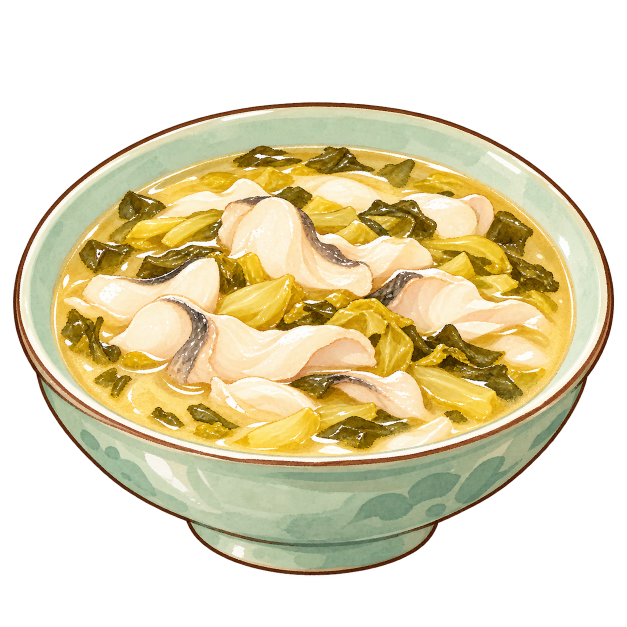
#> input picture 新建文件夹/酸菜鱼.png, 1254 x 1254 px (shown at 1/2 size)
$ python trace_d20.py '../新建文件夹/酸菜鱼.png'   (older library calls are emulated)
#> lines starting #> are read from the running program, lines starting #| are printed output that depends on the picture
### WhiteModel/trace_common.py
"""Shared tools for tracing a dish's art into its model (勾勒), used by trace_d10.py and trace_d18.py (trace_d06.py and
trace_d23.py came first and carry their own): the art's camera, the dish's surface under the food, cutting the art
into pieces, their colours, and each piece as a surface over its outline in the art, so that from the art's camera
it covers exactly what the art paints, its 3D shape a rounded mound (lying) or a rounded lens (standing).
"""
import heapq
import json
import math
import os
import subprocess
import tempfile

import cv2
import numpy as np
from PIL import Image, ImageDraw, ImageFont

HERE = os.path.dirname(os.path.abspath(__file__))
u8 = lambda m: m.astype(np.uint8)
disk = lambda r: cv2.getStructuringElement(cv2.MORPH_ELLIPSE, (2 * r + 1, 2 * r + 1))


# [5 lines left out: function fill_holes, not called in this run]


def largest(m):
    n, cc, st, _ = cv2.connectedComponentsWithStats(u8(m))
    return cc == 1 + np.argmax(st[1:, cv2.CC_STAT_AREA]) if n > 1 else m.astype(bool)


class Camera:
    """The art as an orthographic view from straight in front, `el` degrees up, k px a metre, the world's origin
    at the art pixel (u0, v0): X = u0 + k·x, Y = v0 - k·(y·sin el + z·cos el)."""

    def __init__(self, el, k, u0, v0):
        self.el, self.k, self.u0, self.v0 = el, k, u0, v0
        self.se, self.ce = math.sin(math.radians(el)), math.cos(math.radians(el))
        self.toward = np.array([0.0, -self.ce, self.se])        # from the food towards the camera
        self.away = -self.toward

    def project(self, x, y, z):
        return (self.u0 + self.k * np.asarray(x),
                self.v0 - self.k * (np.asarray(y) * self.se + np.asarray(z) * self.ce))

    # [5 lines left out: function on_ray, not called in this run]

    def depth(self, P):
        P = np.asarray(P)
        return P[..., 1] * self.ce - P[..., 2] * self.se

    # [28 lines left out: functions plane_depth, backproject, not called in this run]


class Grid:
    """Heights over a world grid (x, y), step metres apart, sampled bilinearly."""

    def __init__(self, z, x0, y0, step):
        self.z, self.x0, self.y0, self.step = z, x0, y0, step

    # [9 lines left out: function __call__, not called in this run]

    def xy(self):
        n_y, n_x = self.z.shape
        return np.meshgrid(self.x0 + np.arange(n_x) * self.step, self.y0 + np.arange(n_y) * self.step)

    # [37 lines left out: function top_of, not called in this run]


def dish_mesh(build, blender='E:/blender.exe'):
    """The dish the food lies on (its plate or bowl and its sauce), built by Blender from `build`: python making the
    Part `p` with food_models' helpers. Its vertices and triangles."""
    fd, path = tempfile.mkstemp(prefix='trace_dish_', suffix='.json')   # its own file: traces may run side by side
    os.close(fd)
    script = '\n'.join([
        'import sys, json, bmesh',
        'sys.path.insert(0, %r)' % HERE,
        'from food_models.core import *',
        'from food_models.plates import *',
        'p = Part()',
        build,
        'bm = p.bm',
        'bmesh.ops.triangulate(bm, faces=bm.faces[:])',
        'bm.verts.index_update()',
        "json.dump({'V': [list(v.co) for v in bm.verts], 'T': [[v.index for v in f.verts] for f in bm.faces]},"
        ' open(%r, "w"))' % path])
    subprocess.run([blender, '-b', '--factory-startup', '--python-expr', script], check=True,
                   stdout=subprocess.DEVNULL, stderr=subprocess.DEVNULL)
    with open(path) as fh:
        d = json.load(fh)
    os.remove(path)
    return np.array(d['V']), np.array(d['T'])


# ------------------------------------------------------------------ cutting the art into pieces

# [589 lines left out: functions flood, seeded_pieces, split, grow, posterize, paint_channels and 17 more, not called in this run]

### WhiteModel/trace_d20.py
"""Traces 酸菜鱼's art (新建文件夹/酸菜鱼.png) for D20, and with --spicy its 辣味版's (酸菜鱼（辣味版）.png) for D20_spicy,
so that what floats in the broth is modelled 1:1 (勾勒): writes food_models/traced_D20.json (traced_D20_spicy.json)
and the colours of its pieces (…_paint.npz), which bowls.suancai_yu builds the food from, and a tracing sheet.

    python WhiteModel/trace_d20.py [--spicy] [--sheet <out.png>]

1. The art's camera: fitted so that the dish suancai_yu built before covered the art's silhouette best (IoU 0.984,
   the spicy one 0.986). The bowl and the flat broth in it are built by Blender with suancai_yu's own round_bowl;
   the broth as the art sees it, inside the bowl's lip, is where the food is.
2. The pieces, in two steps (pieces_of): first what each pixel is, a flood of the broth from seeds where the art is
   plainly broth, fish (its grey skin too), dark leaf or pale cabbage, and from the strokes; then each kind cut into
   its pieces, a flood of its own pixels from the strokes along each slice of fish and each pale piece of cabbage
   (FISH, PALE, read off the art by eye), the dark leaves each a patch of their own, (spicy) the chilli each red
   patch at a CHILI point, its seeds filled in. Nothing floats in a band along the bowl's lip (RIM); the broth's
   pale light near the lip is broth. Each piece's outline follows the art's.
3. Their colours, as a painter would block them in (posterize): the fish's grey skin along one edge, painted on,
   and the warm folds of its flesh tinted in; the dark leaves' lighter veins; the pale cabbage's deeper yellow;
   (spicy) the chilli's seeds and the drops of red oil on the fish and the cabbage.
4. Each piece a surface floating on the broth over its outline, so that from the art's camera it covers exactly
   what the art paints: the fish plump and rippled with the art's shading, the cabbage thinner, the leaves thin;
   (spicy) the chilli lying on the fish and the cabbage, a ring's red wall high round its seeds, and the drops of red
   oil on the bare broth, each a thin round pool.
"""
import json
import os
import sys

import cv2
import numpy as np
from PIL import Image

from trace_common import (Camera, contour_points, dish_mesh, disk, fill_holes, flood, largest, neighbours,
                          outline_mesh, over, paint_channels, posterize, profile, raster, shading_band, smooth_inner,
                          tracing_sheet, u8)

HERE = os.path.dirname(os.path.abspath(__file__))
SPICY = '--spicy' in sys.argv
KEY = 'D20_spicy' if SPICY else 'D20'
ART = os.path.join(HERE, '..', '新建文件夹', '酸菜鱼（辣味版）.png' if SPICY else '酸菜鱼.png')
OUT = os.path.join(HERE, 'food_models', f'traced_{KEY}.json')
PAINT = os.path.join(HERE, 'food_models', f'traced_{KEY}_paint.npz')

# (1) the camera, and the bowl as suancai_yu builds it (its broth at fill_z)
if SPICY:
    CAM = Camera(34.18, 7097.1, 623.6, 1002.1)
    BOWL = ("round_bowl(tmp, rim_r=0.085, h=0.08, foot_r=0.035, foot_h=0.014, fill_z=0.072, fill='SpicyBroth', n=48, "
            "light=True, flare=(30, 78, 0.4), t=0.007)")
else:
    CAM = Camera(36.94, 6967.2, 623.6, 1007.8)
    BOWL = ("round_bowl(tmp, rim_r=0.085, h=0.082, foot_r=0.036, foot_h=0.013, fill_z=0.073, fill='SourBroth', n=48, "
            "light=True, flare=(30, 78, 0.4), t=0.007)")

# (2) strokes along each piece the art paints (art pixels), read off the art by eye
if SPICY:
    FISH = {
        'F1': [(500, 335), (580, 345)], 'F2': [(770, 360), (860, 385)],
        'F3': [(660, 430), (760, 450), (880, 480)], 'F4': [(180, 440), (290, 450)],
        'F5': [(330, 520), (430, 560), (520, 640)], 'F6': [(120, 545), (190, 570)],
        'F7': [(860, 540), (980, 560)], 'F8': [(780, 620), (900, 650), (1020, 680)],
        'F9': [(500, 780), (600, 800), (720, 790)], 'F10': [(610, 395), (660, 410)],
    }
    PALE = {
        'S1': [(320, 445), (470, 448)], 'S2': [(585, 420), (650, 485)], 'S3': [(520, 495), (600, 512), (700, 532)],
        'S4': [(720, 550), (770, 570)], 'S5': [(600, 570), (665, 610)], 'S6': [(860, 420), (950, 450)],
        'S7': [(1015, 500), (1110, 535)], 'S8': [(850, 750), (935, 770)], 'S9': [(610, 700), (695, 730)],
        'S10': [(1045, 585), (1130, 600)],
    }
    # the chilli: rings cut across it (C, their seeds in the middle) and pieces (K), each the red patch here
    CHILI = {'C1': (497, 462), 'C2': (255, 548), 'C3': (452, 375), 'C4': (982, 470), 'C5': (785, 530),
             'C6': (730, 340), 'C7': (440, 625), 'C8': (757, 722), 'C9': (828, 716), 'K1': (656, 360),
             'K2': (687, 504), 'K3': (311, 623)}
else:
    FISH = {
        'F1': [(330, 400), (430, 385), (520, 378)], 'F2a': [(470, 420), (530, 450), (575, 490)],
        'F11': [(625, 372), (735, 370)], 'F2b': [(650, 505), (730, 520), (810, 540), (850, 545)],
        'F3': [(825, 430), (900, 420), (965, 425)], 'F4': [(170, 590), (260, 580), (350, 585)],
        'F5a': [(240, 665), (300, 655), (350, 650)],
        'F5b': [[(440, 680), (530, 690), (620, 690), (700, 700)], [(372, 636), (382, 662), (388, 700), (380, 745)]],
        'F6': [(810, 600), (920, 625), (1050, 650)], 'F7': [(450, 780), (540, 790), (630, 800)],
        'F8': [(690, 790), (770, 805), (840, 815)], 'F9': [(970, 690), (1070, 705)], 'F10': [(820, 850), (885, 855)],
    }
    PALE = {
        'P1': [(240, 470), (310, 455)], 'P2': [(350, 462), (425, 440)], 'P3': [(420, 365), (490, 360)],
        'P4': [(615, 425), (690, 450)], 'P5': [(470, 520), (505, 535)], 'P6': [(455, 605), (570, 600)],
        'P8': [(690, 465), (750, 470)], 'P9': [(860, 490), (945, 500), (1000, 520)],
        'P11': [(960, 565), (1030, 575)], 'P12': [(260, 720), (320, 715)], 'P14': [(520, 860), (630, 850)],
        'P16': [(700, 640), (760, 680), (800, 700)], 'P17': [(840, 755), (930, 780), (990, 790)],
        'P18': [(625, 830), (720, 830)], 'Ptop': [(810, 365), (900, 370)],
    }
    CHILI = {}

# the colours inside the broth, blocked in as a painter would (posterize): the broth, the pale cabbage, the dark
# leaves and their lighter edges, the fish's white flesh and warm folds, its grey and dark skin; spicy: the red of
# the chilli and its oil, and the yellow of its seeds
CLASSES = {'broth': (215, 168, 46), 'pale': (240, 205, 95), 'dark': (115, 88, 18), 'mid': (172, 135, 53),
           'fish': (249, 238, 210), 'warm': (246, 217, 160), 'grey': (160, 160, 160), 'skin': (85, 90, 105)}
if SPICY:
    CLASSES = {'broth': (235, 180, 50), 'pale': (205, 157, 15), 'dark': (105, 63, 13), 'mid': (152, 104, 38),
               'fish': (249, 231, 187), 'warm': (244, 210, 134), 'grey': (180, 170, 150), 'skin': (90, 90, 100),
               'red': (224, 52, 15), 'deep': (174, 23, 7), 'orange': (209, 140, 26)}
CHANNELS = ['skin', 'warm', 'vein', 'deep', 'seed', 'oil']

# (4) by kind: mesh spacing inside and along the outline (m), how high it rises (puff × its half-width, up to top),
# where its outline sits (edge, over the broth), its relief from the art's shading, its colours: what it is built in,
# what is painted on it (the mesh has vertices along each colour's edge) and what is tinted into it softly
KINDS = {
    'fish': dict(gap=0.0048, gb=0.0035, puff=0.6, top=0.006, edge=0.0007, relief=0.006, mat='FishSlice',
                 paint=[('skin', 'SuanSkin'), ('oil', 'ChiliDrop')],
                 tint=[('warm', '#f0c49c', 0.7)]),
    'pale': dict(gap=0.007, gb=0.0035, puff=0.5, top=0.0035, edge=0.0006, relief=0.001,
                 mat='SpicyStalk' if SPICY else 'SauerStalk',
                 paint=[('oil', 'ChiliDrop')], tint=[('deep', '#e0bc48', 0.45)]),
    'leaf': dict(gap=0.008, gb=0.003, puff=0.35, top=0.0018, edge=0.0005, relief=0.0006, mat='SuanLeaf',
                 paint=[], tint=[('vein', '#a89040', 0.6)]),
    'chili': dict(gap=0.004, gb=0.0018, puff=0.5, top=0.003, edge=0.0006, relief=0.0, mat='ChiliRed',
                  paint=[('seed', 'TomatoSeed')], tint=[]),
    'drop': dict(gap=0.004, gb=0.0012, puff=0.4, top=0.0007, edge=0.0004, relief=0.0, mat='ChiliDrop',
                 paint=[], tint=[]),
}
RING = 0.0005
# the fish's skin: grey, or in the 辣味版's orange broth a brownish grey (most saturated, darkest it gets)
SKIN = (0.72, 0.8) if SPICY else (0.45, 0.72)
RIM = 20           # the band of bare broth along the bowl's lip, art pixels: nothing floats there
INK = [0.3, 2.5]   # the art's ink line round a piece: full to, gone by (art pixels), inside its ring of vertices
FISH_INK = [0.2, 1.2]   # the fish's own, fainter: the art draws its slices' edges soft


def broth_view(H, W):
    """The bowl and its broth as the art's camera sees them: the depths, and where the broth shows (inside the lip)."""
    full = dish_mesh('from food_models.bowls import round_bowl\ntmp = p\n' + BOWL)
    broth = dish_mesh('from food_models.bowls import round_bowl\ntmp = Part()\nfz, rf = ' + BOWL +
                      "\np.lathe([(rf, fz), (rf * 0.5, fz + 0.0004), (0.0, fz + 0.0005)], 'SourBroth', n=48, "
                      "close_ends=False)")
    zb, zid = np.full((H, W), np.inf), np.full((H, W), -1, np.int32)
    for k, (V, T) in enumerate((broth, full)):   # the broth first: where it shows, it is the broth
        u, v = CAM.project(V[:, 0], V[:, 1], V[:, 2])
        raster(np.stack([u, v], -1)[T], CAM.depth(V)[T], np.full(len(T), k), H, W, zb, zid)
    return zb, zid == 0


# [147 lines left out: functions pieces_of, chili_patches, classes, drops, not called in this run]


def main():
    sheet = sys.argv[sys.argv.index('--sheet') + 1] if '--sheet' in sys.argv else None
    rgba = np.asarray(Image.open(ART).convert('RGBA'))
#> rgba is the input picture: shape (1254, 1254, 4); mean R, G, B, A 110.4, 100.3, 67.5, 136.9
    rgb, alpha = np.ascontiguousarray(rgba[..., :3]), rgba[..., 3]
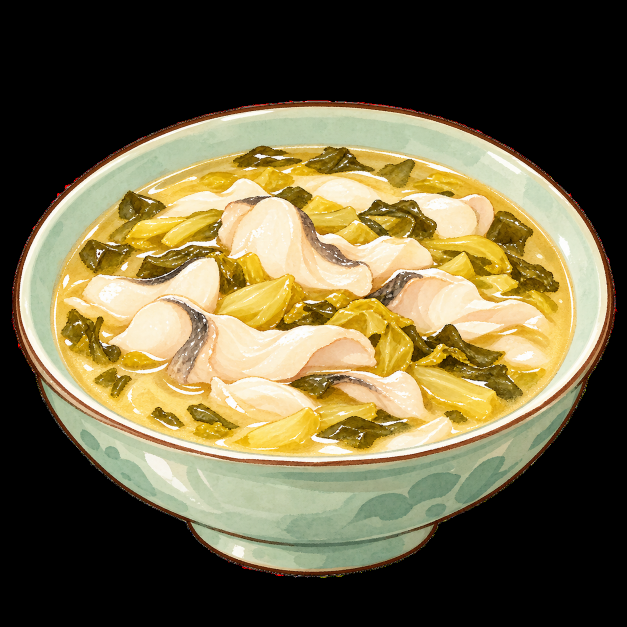
#> rgb: shape (1254, 1254, 3) (shown at 1/2 size); mean R, G, B 110.4, 100.3, 67.5
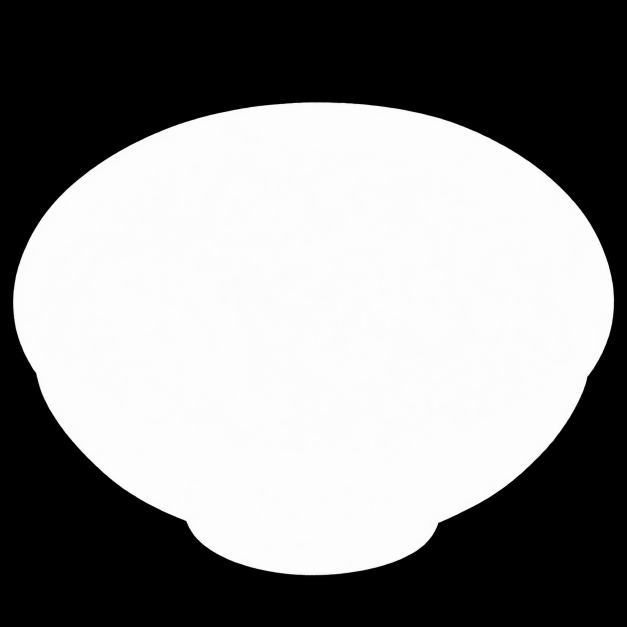
#> alpha: shape (1254, 1254) (shown at 1/2 size); min 0, max 255, mean 136.9
    H, W = alpha.shape
    lum = rgb.astype(np.float32) @ np.array([0.3, 0.59, 0.11], np.float32)
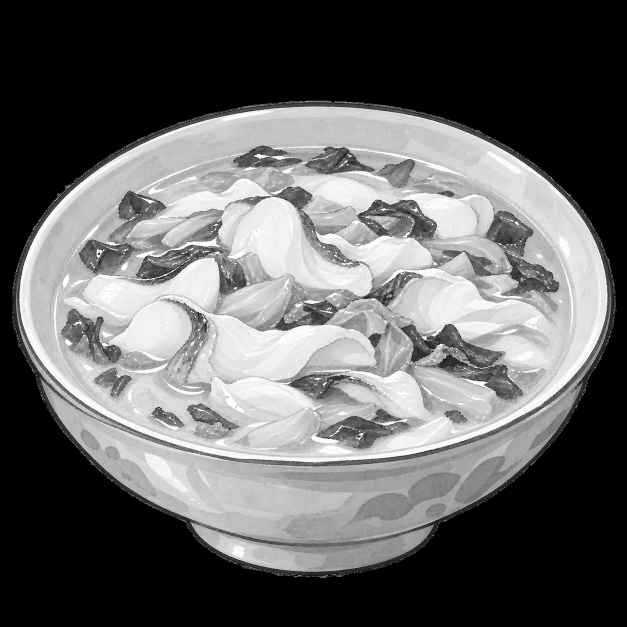
#> lum: shape (1254, 1254) float32 (shown at 1/2 size); min 0, max 255, mean 99.7
    zb_broth, zone = broth_view(H, W)
    zone &= alpha > 128
    cl = posterize(rgb, zone, list(CLASSES.values()), passes=(3, 3, 2), speck=150)
    pieces, names, kinds = pieces_of(rgb, zone, cl)
    # each piece one clean region: its largest part, specks given back to the broth
    for pid in range(1, len(names) + 1):
        m = pieces == pid
        if not m.any():
            continue
        keep = largest(cv2.morphologyEx(u8(m), cv2.MORPH_OPEN, disk(2)))
        pieces[m & ~keep] = 0
    paint = classes(rgb, pieces, kinds, cl)
    print(f'[trace] {KEY}: {len(names)} seeds, '
          f'{sum((pieces == i + 1).any() for i in range(len(names)))} pieces', flush=True)
    out = []
    n_tris = {}
    zb_food = zb_broth.copy()   # the broth and what floats on it, for what lies on top of that (the chilli)
    order = sorted(range(1, len(names) + 1), key=lambda i: kinds[i - 1] == 'chili')
    for pid in order:
        name, kind = names[pid - 1], kinds[pid - 1]
        kp = KINDS[kind]
        m = pieces == pid
        amin = {'fish': 1500, 'pale': 700, 'leaf': 260, 'chili': 400}[kind]
        if m.sum() < amin:
            continue
        mk = fill_holes(m)   # a fish goes on under the chilli on it
        mk = cv2.GaussianBlur(mk.astype(np.float32), (0, 0), 1.5) > 0.5
        out.append(surface(name, kind, kp, mk, paint, lum, zb_food if kind == 'chili' else zb_broth))
        P, T = np.array(out[-1]['verts']), np.array(out[-1]['tris'])
        pu, pv = CAM.project(P[:, 0], P[:, 1], P[:, 2])
        raster(np.stack([pu, pv], -1)[T], CAM.depth(P)[T], np.full(len(T), pid), H, W, zb_food,
               np.full((H, W), -1, np.int32))
        n_tris[kind] = n_tris.get(kind, 0) + len(T)
    if SPICY:   # the drops of red oil on the bare broth
        for k, m in enumerate(drops(rgb, zone, pieces)):
            mk = cv2.GaussianBlur(m.astype(np.float32), (0, 0), 0.8) > 0.5
            if mk.sum() < 25:
                continue
            out.append(surface(f'oil{k}', 'drop', KINDS['drop'], mk, paint, lum, zb_broth))
            n_tris['drop'] = n_tris.get('drop', 0) + len(out[-1]['tris'])
    print(f'[trace] {len(out)} pieces, triangles by kind {n_tris}, all {sum(n_tris.values())}', flush=True)
    np.savez_compressed(PAINT, paint=paint[::2, ::2])
    data = {'camera': {'el': CAM.el, 'k': CAM.k, 'u0': CAM.u0, 'v0': CAM.v0}, 'paint_scale': 0.5,
            'channels': CHANNELS, 'pieces': out, 'bits': []}
    json.dump(data, open(OUT, 'w'), separators=(',', ':'))
    print(f'[trace] wrote {OUT} and {PAINT}', flush=True)
    if sheet:
        tints = {'fish': (250, 244, 232), 'pale': (238, 214, 110), 'leaf': (110, 120, 50), 'chili': (220, 50, 30)}
        tracing_sheet(sheet, rgba, pieces, names, [tints[k] for k in kinds], crop=(60, 250, 1190, 910),
                      title=('原图上的描线（蓝：每一块）',
                             f'描出的 {len(out)} 块：鱼片、酸菜叶、酸菜梗' + ('、辣椒圈、红油' if SPICY else '')))
        print(f'[trace] sheet {sheet}', flush=True)


# [23 lines left out: function surface, not called in this run]


if __name__ == '__main__':
#> (the run stopped early here; a loop or call above may not have finished)

$ run again, with 新建文件夹/冷淘.png copied over 新建文件夹/酸菜鱼.png
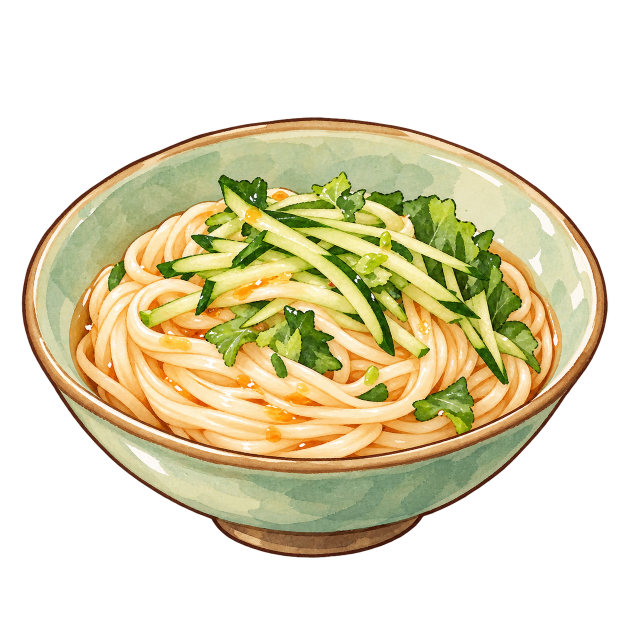
#> input picture 新建文件夹/冷淘.png, 1254 x 1254 px (shown at 1/2 size)
#> in main, rgba is the input picture: shape (1254, 1254, 4); mean R, G, B, A 93.4, 85.6, 54.5, 121.9
#> in main, `rgb, alpha = np.ascontiguousarray(rgba[..., :3]), rgba[..., 3]`:
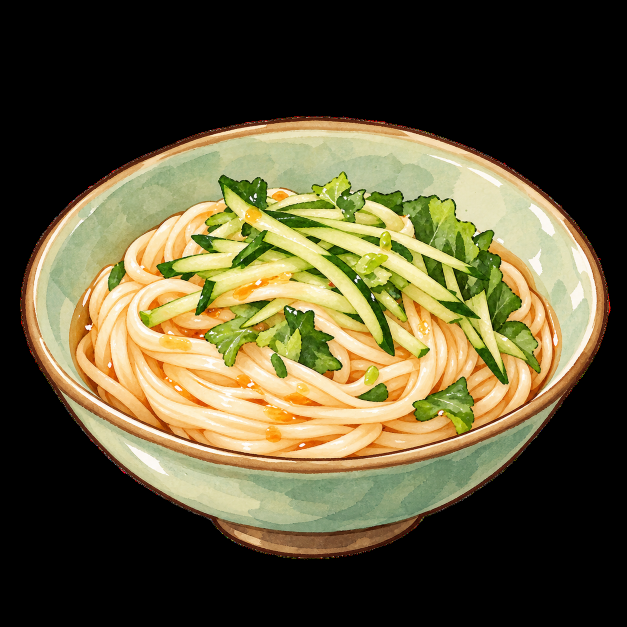
#> rgb: shape (1254, 1254, 3) (shown at 1/2 size); mean R, G, B 93.4, 85.6, 54.5
#> in main, `lum = rgb.astype(np.float32) @ np.array([0.3, 0.59, 0.11], np.float32)`:
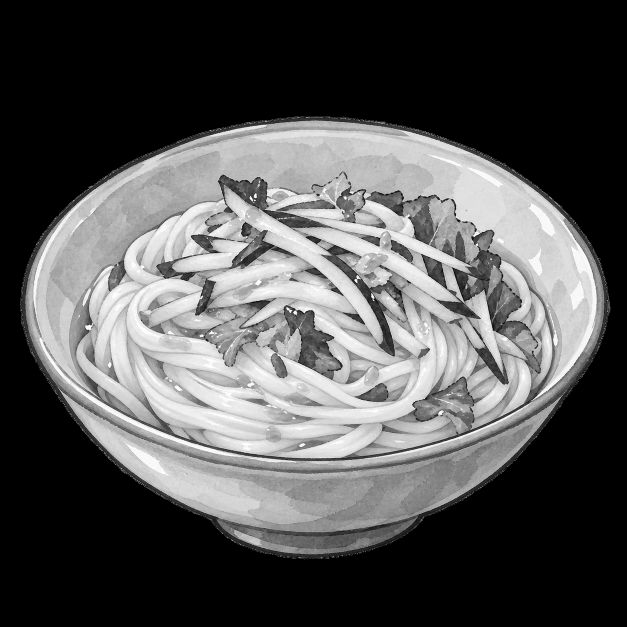
#> lum: shape (1254, 1254) float32 (shown at 1/2 size); min 0, max 255, mean 84.5
